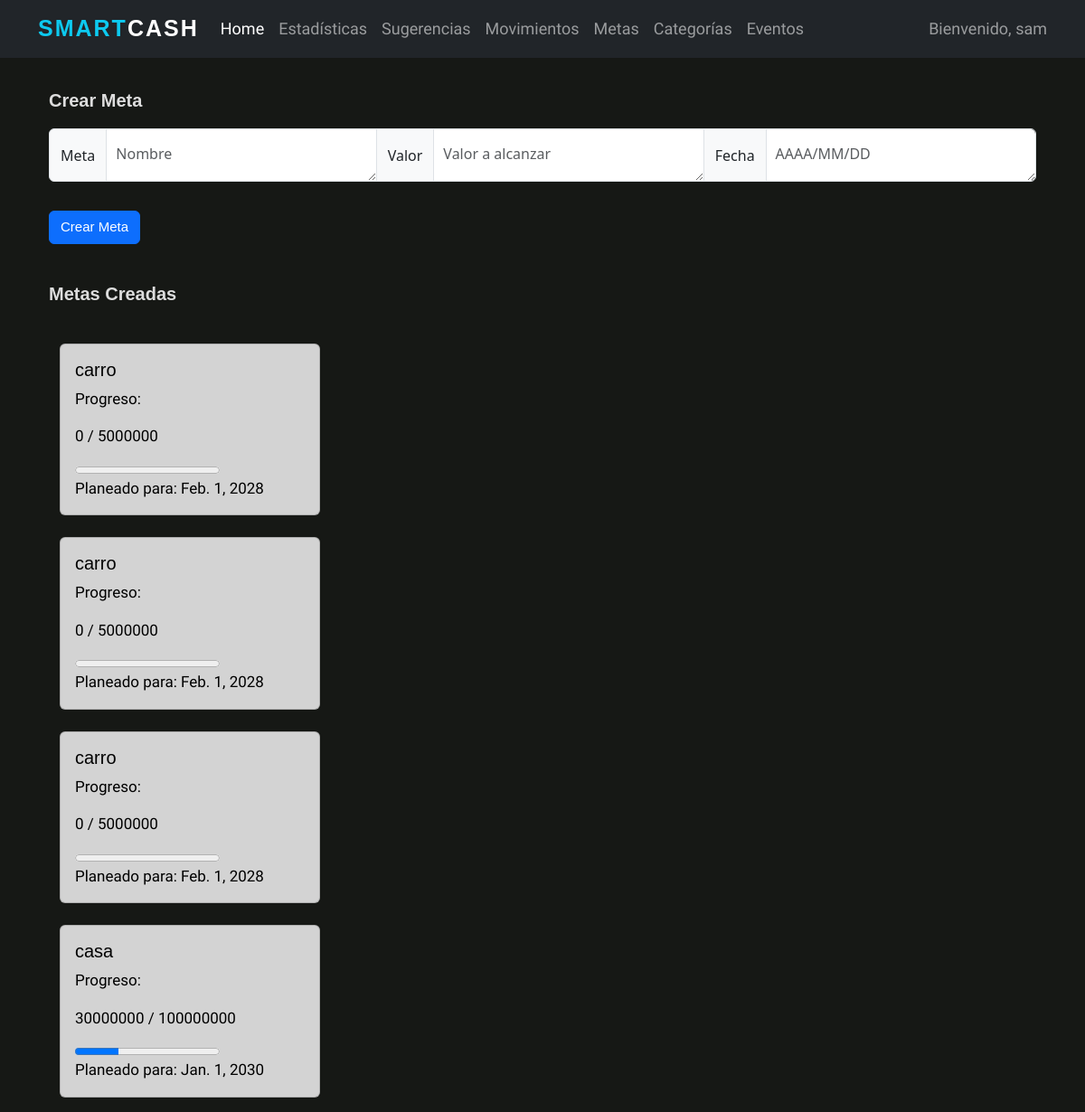
Before: /goals/ (signed in) with the older database file.
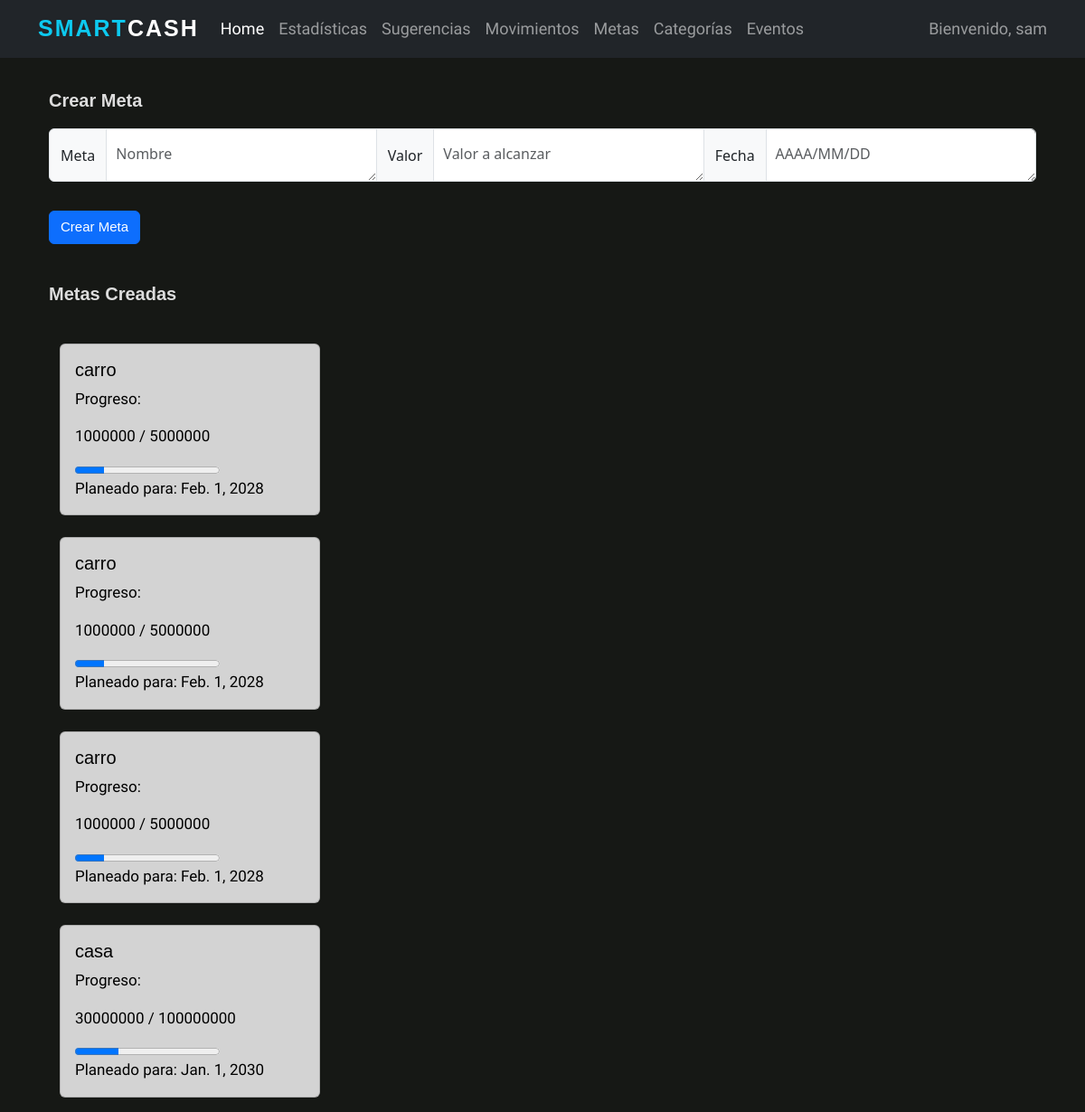
After: the same page with the newer database file.
### wallet/models.py (models this page shows)
class Meta(models.Model):
    usuario = models.ForeignKey(User, on_delete=models.CASCADE)
    nombre = models.CharField(max_length=100)
    fecha = models.DateField()
    cantidad_meta = models.IntegerField()
    cantidad_actual = models.IntegerField()
    def __str__(self):
        return f'{self.usuario.__str__()} - {self.nombre}'

### wallet/views.py (the view)
# urls.py: path('goals/', wallet_views.goals, name='goals'),
def goals(request):
    connection.current_user = request.user
    goal_name = request.GET.get('goal_name')
    goal_value = request.GET.get('goal_value')
    goal_date = request.GET.get('goal_date')
    if goal_date and goal_name and goal_value:
        connection.create_goal(goal_name, goal_value, goal_date, request.user)
        connection.create_category(goal_name, request.user)
    user_goals = connection.search_user_goals(request.user)
    print(user_goals)
    return render(request, 'registration/goals.html',
                  {'goal_name': goal_name, 'goal_value': goal_value, 'goal_date': goal_date, 'user_goals': user_goals})

### wallet/connection.py (called while the page is built)
def search_user_goals(user):
    goals = Meta.objects.all().filter(usuario=user)
    return goals

### wallet/templates/registration/goals.html (shortened to what this page needs)
{% extends 'base.html' %}
{% load static %}
    {% block content %}
<form action="">
    <br><br><br><br>
    <div class="container">
        <p id="movimientos">Crear Meta</p>
        <div class="input-group mb-3">
            <span class="input-group-text mb-3">Meta</span>
            <textarea class="form-control mb-3" aria-label="With textarea" placeholder="Nombre"
                      name="goal_name"></textarea>
            <span class="input-group-text mb-3">Valor</span>
            <textarea class="form-control mb-3" aria-label="With textarea"
                      placeholder="Valor a alcanzar" name="goal_value"></textarea>
            <span class="input-group-text mb-3">Fecha</span>
            <textarea class="form-control mb-3" aria-label="With textarea" placeholder="AAAA/MM/DD"
                      name="goal_date"></textarea>
        </div>
        <button type="submit" class="btn btn-primary mb-3"> Crear Meta</button>
    <br>
    <br>
</form>
<p id="movimientos">Metas Creadas</p>
{% for goal in user_goals %}
<div class="container">
    <br>
            <div class="card" style="width: 18rem;">
                <div id="metas" class="card-body">
                    <h5 class="card-title">
                        {{ goal.nombre }}
                    </h5>
                    <p class="card-text">Progreso: </p>
                    <p class="card-text">{{ goal.cantidad_actual }} / {{ goal.cantidad_meta }}</p>
                    <progress id="file" value="{{ goal.cantidad_actual }}" max="{{ goal.cantidad_meta }}"></progress>
                    <p class="card-text">Planeado para: {{ goal.fecha }}</p>
                </div>
            </div>
    </div>
{% endfor %}
{% endblock content %}

Changed rows visible on the page:
changed Meta (number 1 of 4 on the later page): cantidad_actual "0" → "1000000"
changed Meta (number 2 of 4 on the later page): cantidad_actual "0" → "1000000"
changed Meta (number 3 of 4 on the later page): cantidad_actual "0" → "1000000"
